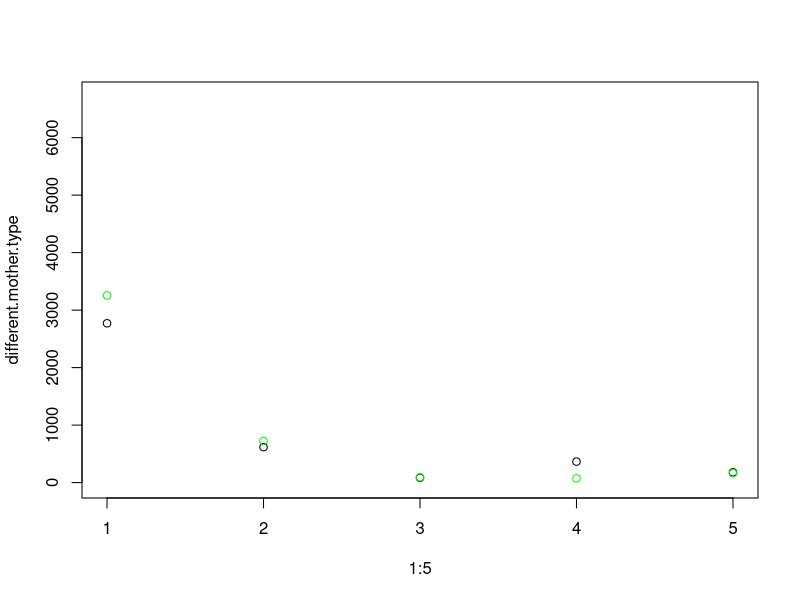
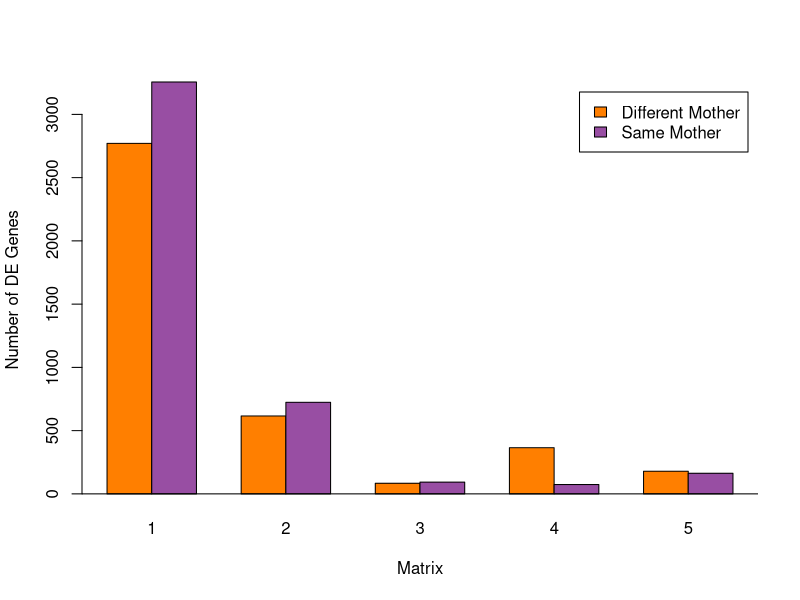

Write the R code that produced these figures, in order. (Note: this script raises an error after producing the figures.)
# values from consolidated gene counts.

WWHW.dn   <- c(248, 256, 14, 36, 50)    # matrix order equal k,m,o,p,v
WWHW.up   <- c(242, 135, 30, 39, 74)

WWWH.dn   <- c(305, 81, 15, 10, 21)    # individual 19 from matrix O excluded - was a crazy outlier - look into more?
WWWH.up   <- c(292, 139, 17, 22, 38)

HHHW.dn   <- c(1438, 105, 24, 14, 61)
HHHW.up   <- c(1221, 399, 37, 28, 43)

HHWH.dn   <- c(1109, 121, 19, 133, 24)
HHWH.up   <- c(1172, 104, 21, 157, 31)


different.mother.type <- WWHW.dn + WWHW.up
same.mother.type <- WWWH.dn + WWWH.up

different.mother.type <- HHWH.dn + HHWH.up
same.mother.type <- HHHW.dn + HHHW.up

different.mother.type <- WWHW.dn + WWHW.up + HHWH.dn + HHWH.up
same.mother.type <- WWWH.dn + WWWH.up + HHHW.dn + HHHW.up



plot(1:5, different.mother.type, ylim = c(0, 6700))
points(1:5, same.mother.type, ylim = c(0, 3500), col = "green")

data = as.matrix(t(cbind(different.mother.type, same.mother.type)))

barplot(data[], beside = TRUE, ylab = "Number of DE Genes", xlab = "Matrix",names.arg = c("1","2","3","4","5"), col = c(rgb(255,127,0, maxColorValue = 255),rgb(152,78,163, maxColorValue = 255)), legend = c("Different Mother", "Same Mother"))
abline(0,0)

chisq.test(hw, hybrid)